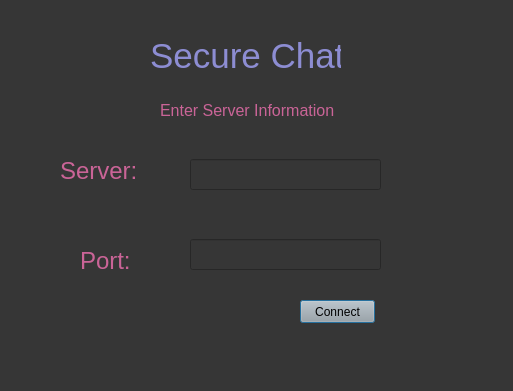
<?xml version="1.0" encoding="UTF-8"?>
<ui version="4.0">
 <class>Dialog</class>
 <widget class="QDialog" name="Dialog">
  <property name="geometry">
   <rect>
    <x>0</x>
    <y>0</y>
    <width>513</width>
    <height>391</height>
   </rect>
  </property>
  <property name="windowTitle">
   <string>Secure Chat</string>
  </property>
  <property name="windowOpacity">
   <double>0.990000000000000</double>
  </property>
  <property name="styleSheet">
   <string notr="true">background-color:rgb(54, 54, 54)</string>
  </property>
  <widget class="QLabel" name="title_label">
   <property name="geometry">
    <rect>
     <x>150</x>
     <y>30</y>
     <width>191</width>
     <height>51</height>
    </rect>
   </property>
   <property name="styleSheet">
    <string notr="true">font-size:26pt; color:rgb(141, 141, 211)</string>
   </property>
   <property name="text">
    <string>Secure Chat</string>
   </property>
  </widget>
  <widget class="QLabel" name="label">
   <property name="geometry">
    <rect>
     <x>60</x>
     <y>150</y>
     <width>91</width>
     <height>41</height>
    </rect>
   </property>
   <property name="styleSheet">
    <string notr="true">font-size: 18pt;color:rgb(202, 100, 151)</string>
   </property>
   <property name="text">
    <string>Server:</string>
   </property>
  </widget>
  <widget class="QLineEdit" name="server">
   <property name="geometry">
    <rect>
     <x>190</x>
     <y>159</y>
     <width>191</width>
     <height>31</height>
    </rect>
   </property>
   <property name="styleSheet">
    <string notr="true">color:rgb(232, 232, 232);font-size:14pt;</string>
   </property>
  </widget>
  <widget class="QLineEdit" name="port">
   <property name="geometry">
    <rect>
     <x>190</x>
     <y>239</y>
     <width>191</width>
     <height>31</height>
    </rect>
   </property>
   <property name="styleSheet">
    <string notr="true">color:rgb(232, 232, 232);font-size:14pt;</string>
   </property>
  </widget>
  <widget class="QLabel" name="password_label">
   <property name="geometry">
    <rect>
     <x>80</x>
     <y>240</y>
     <width>61</width>
     <height>41</height>
    </rect>
   </property>
   <property name="styleSheet">
    <string notr="true">font-size: 18pt;color:rgb(202, 100, 151)</string>
   </property>
   <property name="text">
    <string>Port:</string>
   </property>
  </widget>
  <widget class="QPushButton" name="connectButton">
   <property name="geometry">
    <rect>
     <x>300</x>
     <y>300</y>
     <width>75</width>
     <height>23</height>
    </rect>
   </property>
   <property name="styleSheet">
    <string notr="true">background-color:rgb(167, 167, 167)</string>
   </property>
   <property name="text">
    <string>Connect</string>
   </property>
  </widget>
  <widget class="QLabel" name="label_2">
   <property name="geometry">
    <rect>
     <x>160</x>
     <y>90</y>
     <width>191</width>
     <height>41</height>
    </rect>
   </property>
   <property name="styleSheet">
    <string notr="true">font-size: 12pt;color:rgb(202, 100, 151)</string>
   </property>
   <property name="text">
    <string>Enter Server Information</string>
   </property>
  </widget>
 </widget>
 <resources/>
 <connections/>
</ui>
